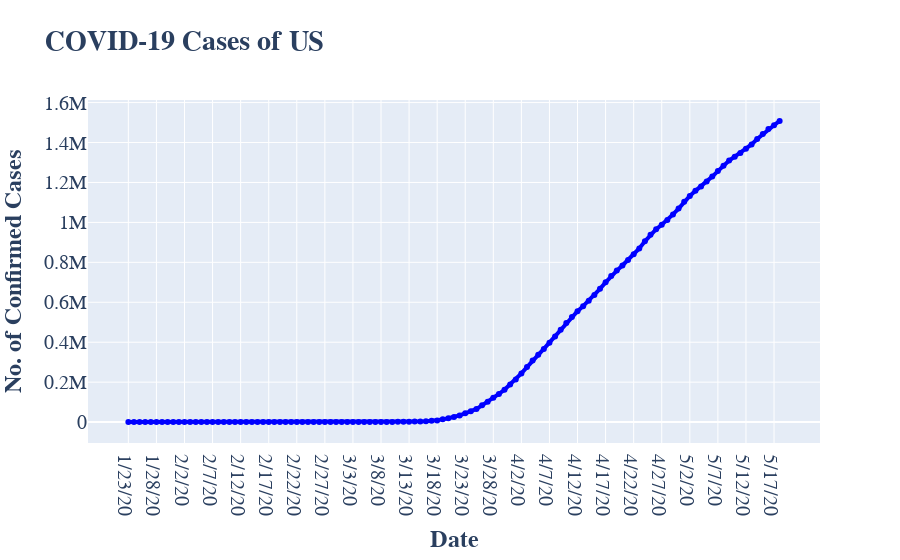
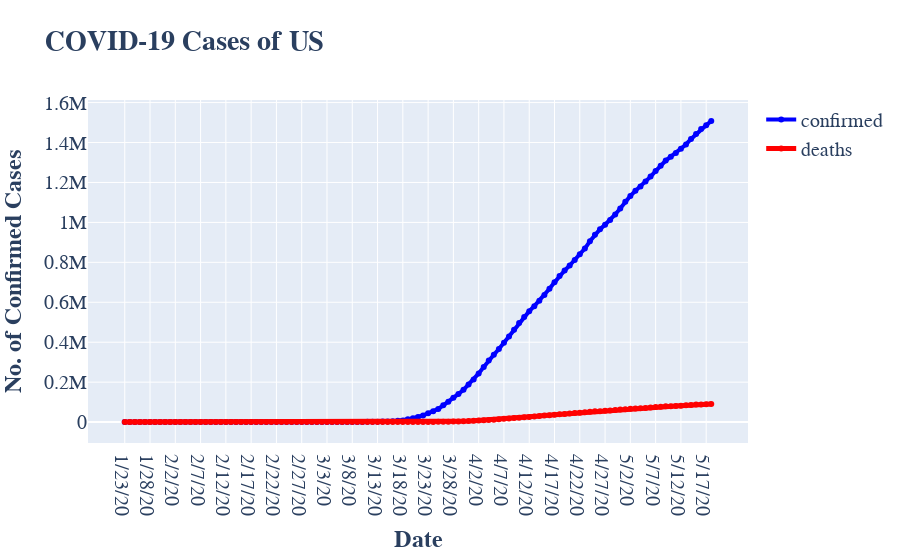

The notebook cell these images were saved under, in order:
### Code cell
import plotly.graph_objects as go

def plot_case(country):
    labels = ['confirmed', 'deaths']
    colors = ['blue', 'red']
    mode_size = [6, 8]
    line_size = [4, 5]

    df_list = [confirmed, death]
    fig = go.Figure()
    
    for i, df in enumerate(df_list):
        if country == 'World' or country == 'world':
            x_data = np.array(list(df.iloc[:, 5:].columns))
            y_data = np.sum(np.asarray(df.iloc[:, 5:]), axis = 0)
        
        else:
            x_data = np.array(list(df.iloc[:, 5:].columns))
            y_data = np.sum(np.asarray(df[df['country'] == country].iloc[:, 5:]), axis = 0)
            
        fig.add_trace(go.Scatter(x=x_data, y = y_data, mode='lines+markers',
                                name=labels[i],
                                line=dict(color=colors[i], width=line_size[i]),
                                connectgaps=True,
                                text = "Total " + str(labels[i]) + ": " + str(y_data[-1])
                                ))
        
        fig.update_layout(title_text = "<b>COVID-19 Cases of " + country,
                         xaxis_title='<b>Date',
                         yaxis_title='<b>No. of Confirmed Cases',
                         font=dict(family="Arial, monospace", size = 20),
                         )
        
        fig.show()
plot_case('US')

### Figure 1 — Plotly figure (JSON) as saved in the notebook; plotly's stock layout.template omitted (floating-point values rounded to 4 significant figures)
{"data": [{"connectgaps": true, "line": {"color": "blue", "width": 4}, "mode": "lines+markers", "name": "confirmed", "text": "Total confirmed: 1508308", "type": "scatter", "x": ["1/23/20", "1/24/20", "1/25/20", "1/26/20", "1/27/20", "1/28/20", "1/29/20", "1/30/20", "1/31/20", "2/1/20", "2/2/20", "2/3/20", "2/4/20", "2/5/20", "2/6/20", "2/7/20", "2/8/20", "2/9/20", "2/10/20", "2/11/20", "2/12/20", "2/13/20", "2/14/20", "2/15/20", "2/16/20", "2/17/20", "2/18/20", "2/19/20", "2/20/20", "2/21/20", "2/22/20", "2/23/20", "2/24/20", "2/25/20", "2/26/20", "2/27/20", "2/28/20", "2/29/20", "3/1/20", "3/2/20", "3/3/20", "3/4/20", "3/5/20", "3/6/20", "3/7/20", "3/8/20", "3/9/20", "3/10/20", "3/11/20", "3/12/20", "3/13/20", "3/14/20", "3/15/20", "3/16/20", "3/17/20", "3/18/20", "3/19/20", "3/20/20", "3/21/20", "3/22/20", "3/23/20", "3/24/20", "3/25/20", "3/26/20", "3/27/20", "3/28/20", "3/29/20", "3/30/20", "3/31/20", "4/1/20", "4/2/20", "4/3/20", "4/4/20", "4/5/20", "4/6/20", "4/7/20", "4/8/20", "4/9/20", "4/10/20", "4/11/20", "4/12/20", "4/13/20", "4/14/20", "4/15/20", "4/16/20", "4/17/20", "4/18/20", "4/19/20", "4/20/20", "4/21/20", "4/22/20", "4/23/20", "4/24/20", "4/25/20", "4/26/20", "4/27/20", "4/28/20", "4/29/20", "4/30/20", "5/1/20", "5/2/20", "5/3/20", "5/4/20", "5/5/20", "5/6/20", "5/7/20", "5/8/20", "5/9/20", "5/10/20", "5/11/20", "5/12/20", "5/13/20", "5/14/20", "5/15/20", "5/16/20", "5/17/20", "5/18/20"], "y": [1, 2, 2, 5, 5, 5, 5, 5, 7, 8, 8, 11, 11, 11, 11, 11, 11, 11, 11, 12, 12, 13, 13, 13, 13, 13, 13, 13, 13, 15, 15, 15, 51, 51, 57, 58, 60, 68, 74, 98, 118, 149, 217, 262, 402, 518, 583, 959, 1281, 1663, 2179, 2727, 3499, 4632, 6421, 7783, 13747, 19273, 25600, 33276, 43843, 53736, 65778, 83836, 101657, 121465, 140909, 161831, 188172, 213242, 243622, 275367, 308650, 336802, 366317, 397121, 428654, 462780, 496535, 526396, 555313, 580619, 607670, 636350, 667592, 699706, 732197, 758809, 784326, 811865, 840351, 869170, 905358, 938154, 965785, 988197, 1012582, 1039909, 1069424, 1103461, 1132539, 1158040, 1180375, 1204351, 1229331, 1257023, 1283929, 1309550, 1329260, 1347881, 1369376, 1390406, 1417774, 1442824, 1467820, 1486757, 1508308]}], "layout": {"font": {"family": "Arial, monospace", "size": 20}, "title": {"text": "<b>COVID-19 Cases of US"}, "xaxis": {"title": {"text": "<b>Date"}}, "yaxis": {"title": {"text": "<b>No. of Confirmed Cases"}}}}

### Figure 2 — Plotly figure (JSON) as saved in the notebook; plotly's stock layout.template omitted (floating-point values rounded to 4 significant figures)
{"data": [{"connectgaps": true, "line": {"color": "blue", "width": 4}, "mode": "lines+markers", "name": "confirmed", "text": "Total confirmed: 1508308", "type": "scatter", "x": ["1/23/20", "1/24/20", "1/25/20", "1/26/20", "1/27/20", "1/28/20", "1/29/20", "1/30/20", "1/31/20", "2/1/20", "2/2/20", "2/3/20", "2/4/20", "2/5/20", "2/6/20", "2/7/20", "2/8/20", "2/9/20", "2/10/20", "2/11/20", "2/12/20", "2/13/20", "2/14/20", "2/15/20", "2/16/20", "2/17/20", "2/18/20", "2/19/20", "2/20/20", "2/21/20", "2/22/20", "2/23/20", "2/24/20", "2/25/20", "2/26/20", "2/27/20", "2/28/20", "2/29/20", "3/1/20", "3/2/20", "3/3/20", "3/4/20", "3/5/20", "3/6/20", "3/7/20", "3/8/20", "3/9/20", "3/10/20", "3/11/20", "3/12/20", "3/13/20", "3/14/20", "3/15/20", "3/16/20", "3/17/20", "3/18/20", "3/19/20", "3/20/20", "3/21/20", "3/22/20", "3/23/20", "3/24/20", "3/25/20", "3/26/20", "3/27/20", "3/28/20", "3/29/20", "3/30/20", "3/31/20", "4/1/20", "4/2/20", "4/3/20", "4/4/20", "4/5/20", "4/6/20", "4/7/20", "4/8/20", "4/9/20", "4/10/20", "4/11/20", "4/12/20", "4/13/20", "4/14/20", "4/15/20", "4/16/20", "4/17/20", "4/18/20", "4/19/20", "4/20/20", "4/21/20", "4/22/20", "4/23/20", "4/24/20", "4/25/20", "4/26/20", "4/27/20", "4/28/20", "4/29/20", "4/30/20", "5/1/20", "5/2/20", "5/3/20", "5/4/20", "5/5/20", "5/6/20", "5/7/20", "5/8/20", "5/9/20", "5/10/20", "5/11/20", "5/12/20", "5/13/20", "5/14/20", "5/15/20", "5/16/20", "5/17/20", "5/18/20"], "y": [1, 2, 2, 5, 5, 5, 5, 5, 7, 8, 8, 11, 11, 11, 11, 11, 11, 11, 11, 12, 12, 13, 13, 13, 13, 13, 13, 13, 13, 15, 15, 15, 51, 51, 57, 58, 60, 68, 74, 98, 118, 149, 217, 262, 402, 518, 583, 959, 1281, 1663, 2179, 2727, 3499, 4632, 6421, 7783, 13747, 19273, 25600, 33276, 43843, 53736, 65778, 83836, 101657, 121465, 140909, 161831, 188172, 213242, 243622, 275367, 308650, 336802, 366317, 397121, 428654, 462780, 496535, 526396, 555313, 580619, 607670, 636350, 667592, 699706, 732197, 758809, 784326, 811865, 840351, 869170, 905358, 938154, 965785, 988197, 1012582, 1039909, 1069424, 1103461, 1132539, 1158040, 1180375, 1204351, 1229331, 1257023, 1283929, 1309550, 1329260, 1347881, 1369376, 1390406, 1417774, 1442824, 1467820, 1486757, 1508308]}, {"connectgaps": true, "line": {"color": "red", "width": 5}, "mode": "lines+markers", "name": "deaths", "text": "Total deaths: 90347", "type": "scatter", "x": ["1/23/20", "1/24/20", "1/25/20", "1/26/20", "1/27/20", "1/28/20", "1/29/20", "1/30/20", "1/31/20", "2/1/20", "2/2/20", "2/3/20", "2/4/20", "2/5/20", "2/6/20", "2/7/20", "2/8/20", "2/9/20", "2/10/20", "2/11/20", "2/12/20", "2/13/20", "2/14/20", "2/15/20", "2/16/20", "2/17/20", "2/18/20", "2/19/20", "2/20/20", "2/21/20", "2/22/20", "2/23/20", "2/24/20", "2/25/20", "2/26/20", "2/27/20", "2/28/20", "2/29/20", "3/1/20", "3/2/20", "3/3/20", "3/4/20", "3/5/20", "3/6/20", "3/7/20", "3/8/20", "3/9/20", "3/10/20", "3/11/20", "3/12/20", "3/13/20", "3/14/20", "3/15/20", "3/16/20", "3/17/20", "3/18/20", "3/19/20", "3/20/20", "3/21/20", "3/22/20", "3/23/20", "3/24/20", "3/25/20", "3/26/20", "3/27/20", "3/28/20", "3/29/20", "3/30/20", "3/31/20", "4/1/20", "4/2/20", "4/3/20", "4/4/20", "4/5/20", "4/6/20", "4/7/20", "4/8/20", "4/9/20", "4/10/20", "4/11/20", "4/12/20", "4/13/20", "4/14/20", "4/15/20", "4/16/20", "4/17/20", "4/18/20", "4/19/20", "4/20/20", "4/21/20", "4/22/20", "4/23/20", "4/24/20", "4/25/20", "4/26/20", "4/27/20", "4/28/20", "4/29/20", "4/30/20", "5/1/20", "5/2/20", "5/3/20", "5/4/20", "5/5/20", "5/6/20", "5/7/20", "5/8/20", "5/9/20", "5/10/20", "5/11/20", "5/12/20", "5/13/20", "5/14/20", "5/15/20", "5/16/20", "5/17/20", "5/18/20"], "y": [0, 0, 0, 0, 0, 0, 0, 0, 0, 0, 0, 0, 0, 0, 0, 0, 0, 0, 0, 0, 0, 0, 0, 0, 0, 0, 0, 0, 0, 0, 0, 0, 0, 0, 0, 0, 0, 1, 1, 6, 7, 11, 12, 14, 17, 21, 22, 28, 36, 41, 49, 58, 73, 99, 133, 164, 258, 349, 442, 586, 786, 1008, 1316, 1726, 2265, 2731, 3420, 4192, 5367, 6501, 7921, 9246, 10855, 12375, 13894, 16191, 18270, 20255, 22333, 24342, 26086, 27870, 30262, 32734, 34827, 37411, 39753, 40945, 42659, 45086, 47412, 49724, 51493, 53755, 54881, 56219, 58355, 60967, 62996, 64943, 66369, 67682, 68922, 71064, 73455, 75662, 77180, 78795, 79526, 80682, 82356, 84119, 85898, 87530, 88754, 89562, 90347]}], "layout": {"font": {"family": "Arial, monospace", "size": 20}, "title": {"text": "<b>COVID-19 Cases of US"}, "xaxis": {"title": {"text": "<b>Date"}}, "yaxis": {"title": {"text": "<b>No. of Confirmed Cases"}}}}
